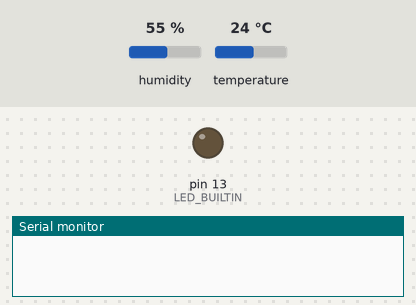
This sketch was run on a simulated Arduino Uno, built with avr-gcc and run on an emulated ATmega328P. Shown: output pins drawn as LEDs (lit = HIGH), the last lines printed to the serial monitor. The inputs (shaded band) are chosen by the test bench; at power-on: humidity 55 %, temperature 24 °C.

Above: at 0.1 s.
At 10.1 s:
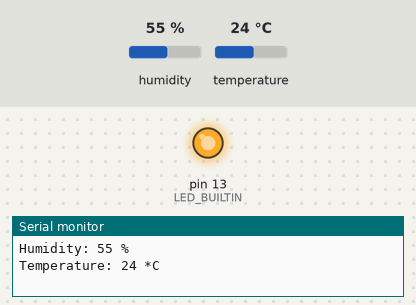
Timing chart, 0 to 11.6 s (numbered marks = the images above):
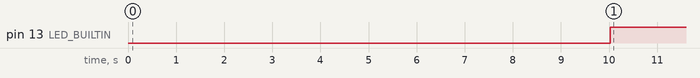

Measured:
- by itself, pin 13 (LED_BUILTIN): LOW → HIGH at 10.0 s

The sketch:

dh11_basic.ino
```cpp
#include <SimpleDHT.h>

/*
   Basic demo of DH11.
   Uses v1.3.0 of the Adafruit DHT library
   Refer to: https://learn.adafruit.com/dht
*/

#define DHTPIN 8

SimpleDHT11 dht11(DHTPIN);

uint32_t delayMS;

void setup() {
  Serial.begin(115200);
  pinMode(LED_BUILTIN, OUTPUT);
}

void loop() {
  delay(10000);

  byte h = 0;
  byte t = 0;

  int err;

  if ((err = dht11.read(&t, &h, NULL)) != SimpleDHTErrSuccess) {
    Serial.print("DHT11 error: ");
    Serial.print(err);
  } else {
    digitalWrite(LED_BUILTIN, HIGH);
    Serial.print("Humidity: ");
    Serial.print((int) h);
    Serial.print(" %\n");
    Serial.print("Temperature: ");
    Serial.print((int) t);
    Serial.print(" *C\n");
  }
}
```
